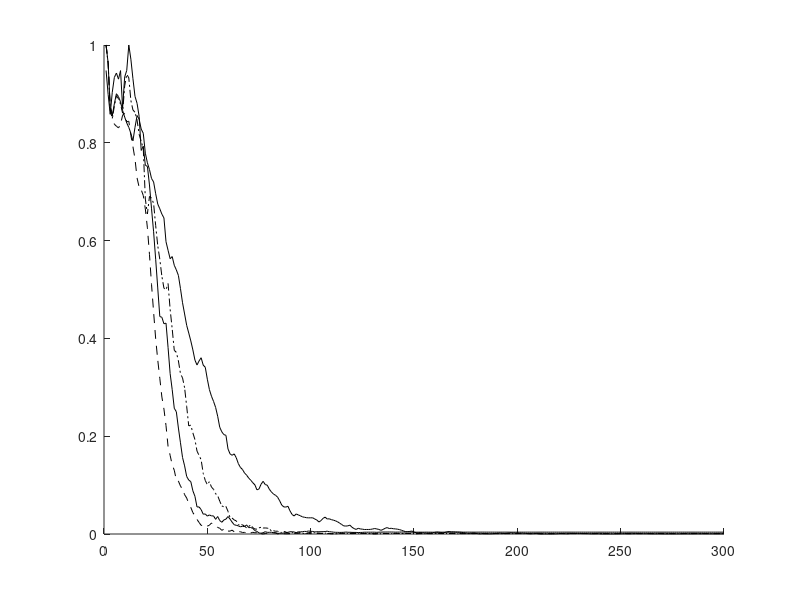

Reproduce this figure in MATLAB. (Note: this script raises an error after producing the figure.)
% demoltmcompare
close all

load ltmvary

fz = 14;
obj = 0;  %obj=1 slide, obj=0 paper


if obj == 1
 cm = jet(6);
 linestylelist= {'-','-','-','-','-','-'};
else
 cm = zeros(6,3);
 linestylelist= {'-','--','-.','d','x','s'};
end



figure
hold on

h(1)= plot(vary6)
h(2)= plot(vary10)
h(3)= plot(vary20)
h(4)= plot(vary30)

for i = 1:4

set(h(i),'color',cm(i,:) );
set(h(i),'linestyle',linestylelist{i});

end


axis([1 100 0 1])
set(h,'linewidth',2)
grid on
box on 
xlabel('iteration','fontsize',fz)
ylabel('normalized variance','fontsize',fz)
legend('3-cycle','5-cycle','10-cycle','15-cycle')
title('Comparison of LTM cycles','fontsize',fz);
set(gca,'fontsize',fz);
